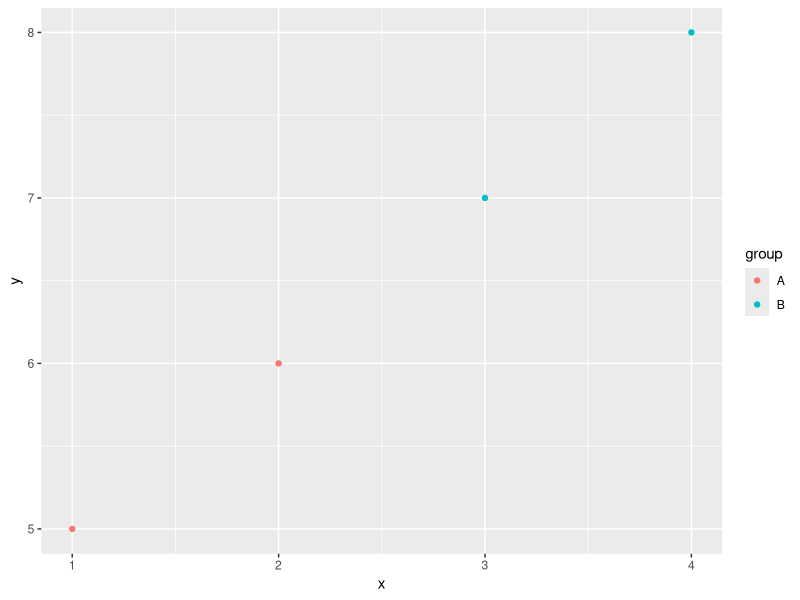

This chart was generated by the following R code:
# ============================================================
# Program 14: ggplot2 - Grouped Scatter Plot (Basic)
# ============================================================
# Description: Creates a scatter plot using ggplot2 with color
#              mapped to a grouping variable using aes(color).
# Requires: ggplot2 (install with: install.packages("ggplot2"))
# Output: ggplot_grouped_scatter.png
# ============================================================

library(ggplot2)

data <- data.frame(
  x     = c(1, 2, 3, 4),
  y     = c(5, 6, 7, 8),
  group = c("A", "A", "B", "B")
)

png(file = "outputs/ggplot_grouped_scatter.png")
ggplot(data, aes(x = x, y = y, color = group)) +
  geom_point()
dev.off()

cat("ggplot2 grouped scatter saved to outputs/ggplot_grouped_scatter.png\n")
